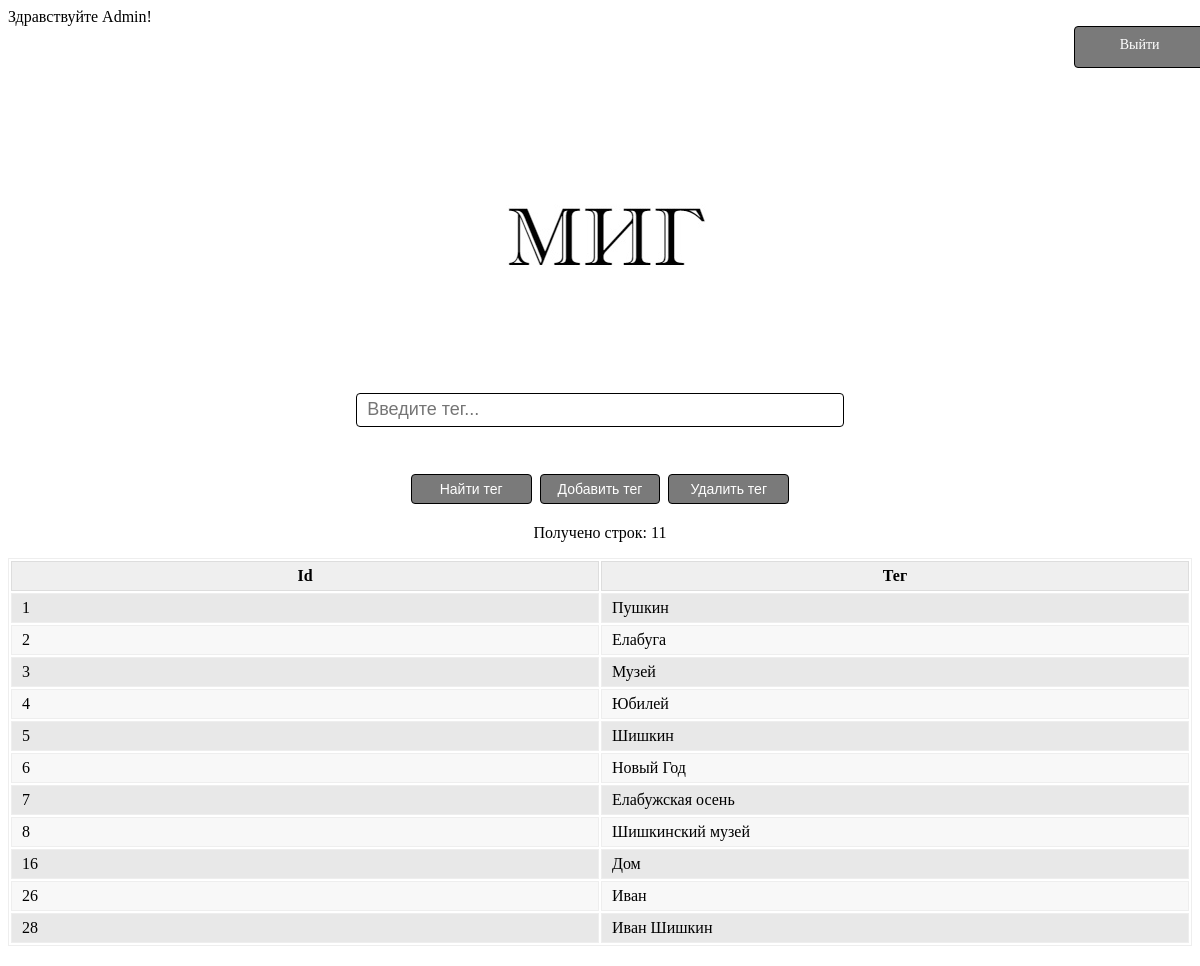
/tags1.php (signed in), run on the app's committed database.
### tables this page shows
CREATE TABLE `tags` (
  `tag_id` int(11) NOT NULL,
  `tag_name` varchar(255) DEFAULT NULL
);

### DBRequests.php (the view, shortened to what this page needs)
<?php
    include ('dbinfo.php');
    function tags_output($query){
        global $mysqli;
        $result = $mysqli->query($query);
        $rowsCount = $result->num_rows;
        echo "<p>Получено строк: $rowsCount</p>";
        echo '<table class="table"><tr><th>Id</th><th>Тег</th>';
        while ($value = $result->fetch_array()) {
            echo "<tr>";
                echo "<td>" . $value["tag_id"] . "</td>";
                echo "<td>" . $value["tag_name"] . "</td>";
            echo "</tr>";
        }
        echo "</table>";
    }
?>

### tags1.php (shortened to what this page needs)
<!DOCTYPE html>
<head>
	<link href= "TagStyle.css" rel= "stylesheet" type= "text/css"/>
</head>
<div class="admin">
	<?php
	if (isset($_SESSION['username']))
	{
		echo "Здравствуйте {$_SESSION['username']}!";
		echo '<a href="/logout.php">Выйти</a>';
	}
	else {header("Location: homepage.php");}
	?>
</div>
<center>
	<div class="logo">
		<img src="logo.jpeg">
	</div>
	<form action="" method="POST">
		<input id="tags" name="tags" type="text" placeholder="Введите тег...">
		<div class="buttons">
			<input type="submit" name="select" value="Найти тег"></input>
			<input type="submit" name="add" value="Добавить тег"></input>
			<input type="submit" name="delete" value="Удалить тег"></input>
		</div>
	</form>
	<?php
		include ('dbinfo.php');
		include ('DBRequests.php');
		$post = $_POST;
		if(isset($post['tags'])){
			$tags = $post['tags'];
			if(isset($post['select'])){
				$query = "SELECT * FROM (
					SELECT * FROM `tags`
					WHERE `tag_name` LIKE '%$tags%'
					ORDER BY `tag_id` DESC LIMIT 50
				) A ORDER BY `tag_id`";
				tags_output($query);
			} elseif(isset($post['add']) and $tags != '' ){
				$query = "INSERT INTO `tags`(`tag_name`) VALUES ('$tags')";
				if ($mysqli->query($query) === TRUE) {
					echo "Тег добавлен в базу данных";
				} else {
					echo "Error: " . $mysqli->errno . "<br>" . $mysqli->error;
				}
			} elseif(isset($post['delete']) and $tags != ''){
				$query = "DELETE FROM `tags` WHERE `tag_name` = '$tags'";
				if ($mysqli->query($query) === TRUE) {
					echo "Тег удалён из базы данных";
				} else {
					echo "Error: " . $mysqli->errno . "<br>" . $mysqli->error;
				}
			} else {
				echo "При добвлении/удалении тега заполнение поля обязательно!";
			}
		}
		else {$query = "SELECT * FROM
			(SELECT * FROM `tags`
				ORDER BY `tag_id` DESC LIMIT 50
			) A ORDER BY `tag_id`";
			tags_output($query);
		}
	?>
</center>

### TagStyle.css (style rules this page uses)
#tags { width: 40%; height: 30px; font-size: 18px; color: #212121; margin-top:10%; border: 1px solid #000000; border-radius: 4px; padding-left: 10px; }
.buttons { margin-top:2%; }
.buttons input { background-color: #7A7A7A; border: 1px solid black; color: white; text-decoration: none; margin: 4px 2px; cursor: pointer; margin-top:2%; width: 10.2%; height: 30px; border-radius: 4px; font-size:14px; padding: auto; min-width: 100px; }
.logo { display:block; margin-top:10%; }
.table { border: 1px solid #eee; table-layout: fixed; width: 100%; margin-bottom: 20px; }
.table th { font-weight: bold; padding: 5px; background: #efefef; border: 1px solid #dddddd; }
.table td { padding: 5px 10px; border: 1px solid #eee; text-align: left; }
.table tbody tr:nth-child(odd) { background: rgb(248, 248, 248); }
.table tbody tr:nth-child(even) { background: #e8e8e8; }
.admin a { display:block; width:10%; min-width:130px; height: 30px; margin-top:0%; margin-left:90%; background:#7A7A7A; color:#fff!important; text-decoration:none; font-size:14px; text-align: center; border: 1px solid black; border-radius: 4px; cursor: pointer; padding-top: 10px; padding-bottom: 0px; }

### data on the page
tags: tag_id "1", tag_name "Пушкин"
tags: tag_id "2", tag_name "Елабуга"
tags: tag_id "3", tag_name "Музей"
tags: tag_id "4", tag_name "Юбилей"
tags: tag_id "5", tag_name "Шишкин"
tags: tag_id "6", tag_name "Новый Год"
tags: tag_id "7", tag_name "Елабужская осень"
tags: tag_id "8", tag_name "Шишкинский музей"
tags: tag_id "16", tag_name "Дом"
tags: tag_id "26", tag_name "Иван"
tags: tag_id "28", tag_name "Иван Шишкин"

### other printed values
$_SESSION['username'] "Admin"
$rowsCount "11"
